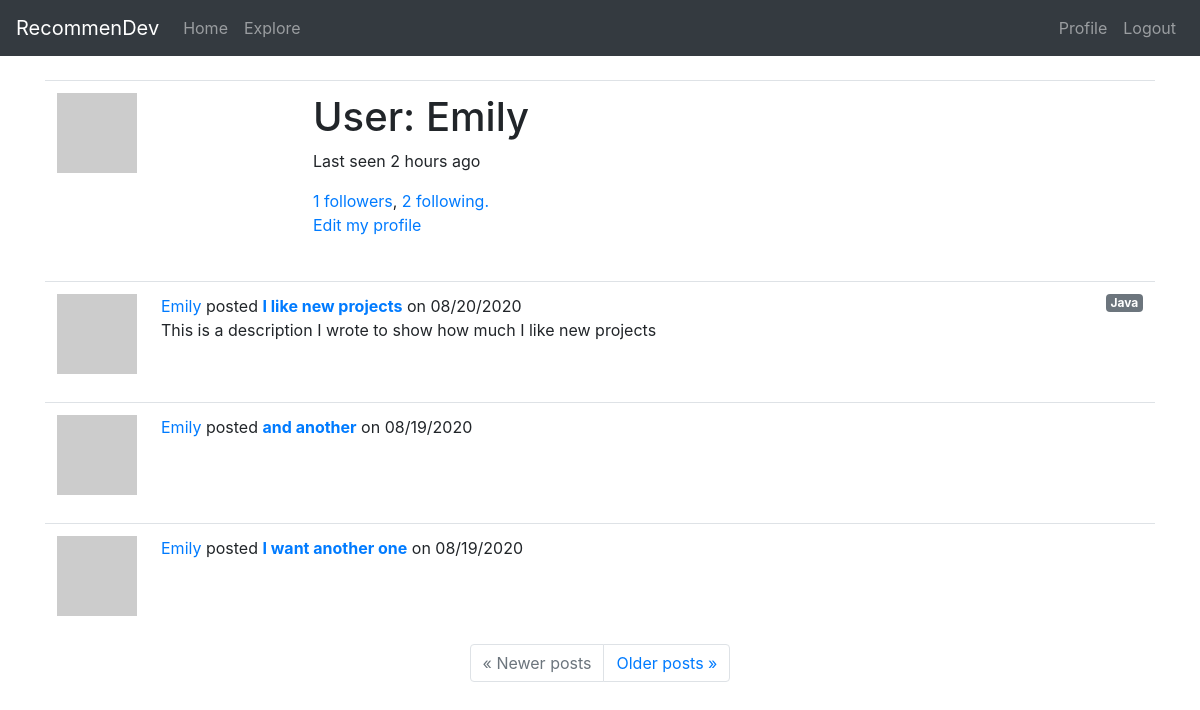
Page /user/Emily (signed in) on the earlier database version.
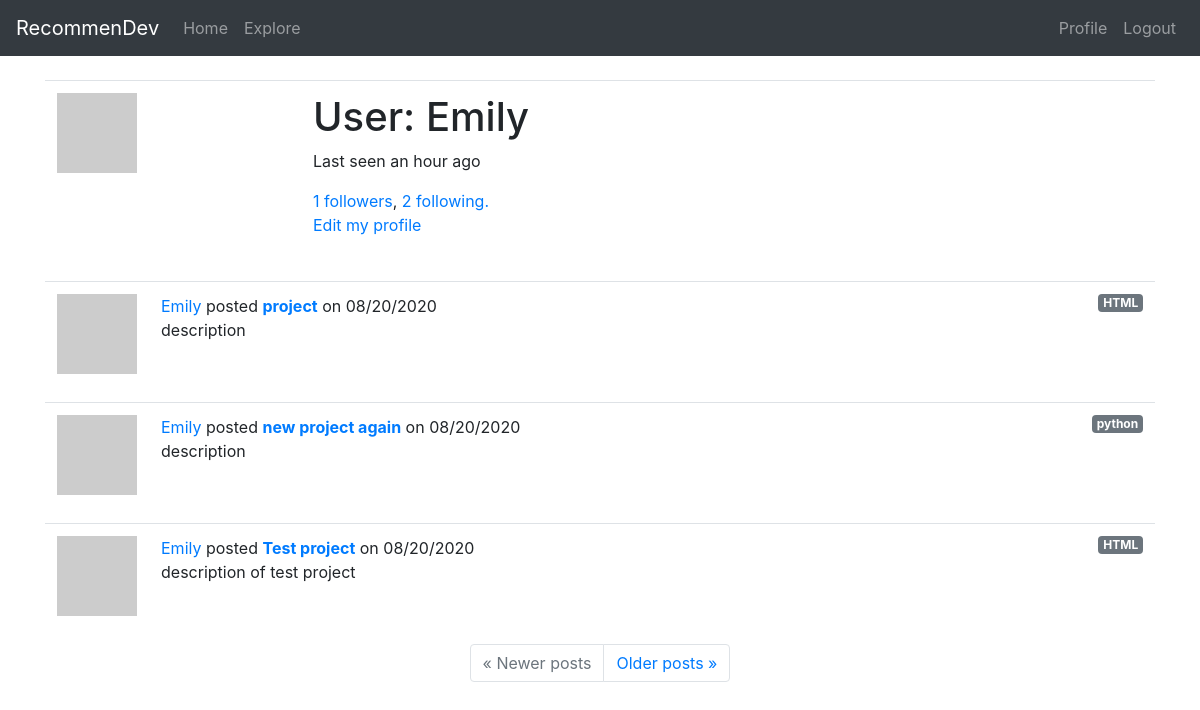
Same page on the later database version.
### app/models.py (models this page shows, shortened)
class User(UserMixin, db.Model):
    id = db.Column(db.Integer, primary_key=True)
    username = db.Column(db.String(30), index=True, unique=True)
    email = db.Column(db.String(50), index=True, unique=True)
    password_hash = db.Column(db.String(128))
    projects = db.relationship('Project', backref='owner', lazy='dynamic')
    about_me = db.Column(db.String(140))
    last_seen = db.Column(db.DateTime, default=datetime.utcnow)
    followed = db.relationship(
        'User', secondary=followers,
        primaryjoin=(followers.c.follower_id == id),
        secondaryjoin=(followers.c.followed_id == id),
        backref=db.backref('followers', lazy='dynamic'), lazy='dynamic')
    def avatar(self, size):
        digest = md5(self.email.lower().encode('utf-8')).hexdigest()
        return 'https://www.gravatar.com/avatar/{}?d=retro&s={}'.format(digest, size)

class Project(db.Model):
    id = db.Column(db.Integer, primary_key=True)
    user_id = db.Column(db.Integer, db.ForeignKey('user.id'))
    title = db.Column(db.String(60))
    description = db.Column(db.String(150))
    timestamp = db.Column(db.DateTime, index=True, default=datetime.utcnow)
    language = db.Column(db.String(15))
    git_url = db.Column(db.String(50))
    tags = db.Column(db.String(60))

### app/routes.py (the view)
@app.route('/user/<username>')
@login_required
def user(username):
    user = User.query.filter_by(username=username).first_or_404()
    following = user.followed.all()
    followers = user.followers.all()
    page = request.args.get('page', 1, type=int)
    projects = user.projects.order_by(Project.timestamp.desc()).paginate(page, app.config['POSTS_PER_PAGE'], False)
    next_url = url_for('user', username=user.username, page=projects.next_num) \
        if projects.has_next else None
    prev_url = url_for('user', username=user.username, page=projects.prev_num) \
        if projects.has_prev else None
    form = EmptyForm()
    return render_template('user.html', title=f'{user.username}\'s profile', user=user, following=following, followers=followers, projects=projects.items, next_url=next_url, prev_url=prev_url, form=form)

### app/models.py (called while the page is built)
@login.user_loader
def load_user(id):
    return User.query.get(int(id))

### app/routes.py (called while the page is built)
@app.before_request
def before_request():
    if current_user.is_authenticated:
        current_user.last_seen = datetime.utcnow()
        db.session.commit()

### app/templates/user.html (shortened to what this page needs)
{% extends "base.html" %}
{% block content %}
    <table class="table table-hover">
        <tr>
            <td width="256px"><img src="{{ user.avatar(256) }}"></td>
            <td>
                <h1>User: {{ user.username }}</h1>
                {% if user.last_seen %}
                <p>Last seen {{ moment(user.last_seen).fromNow() }}</p>
                {% endif %}
                <a href="#", id="followers_btn", data-toggle="modal", {% if followers %} data-target="#followers_modal" {% endif %}>{{ user.followers.count() }} followers</a>, <a href="#", id="following_btn", data-toggle="modal", {% if following %} data-target="#following_modal" {% endif %}>{{ user.followed.count() }} following.</a>
                {% if user == current_user %}
                <p><a href="{{ url_for('edit_profile') }}">Edit my profile</a></p>
                {% endif %}
            </td>
        </tr>
    </table>
    {% for project in projects %}
        {% include '_project.html' %}
    {% endfor %}
    <nav aria-label="...">
        <ul class="pagination justify-content-center">
            <li class="page-item{% if not prev_url %} disabled{% endif %}">
                <a class="page-link" href="{{ prev_url or '#' }}">
                    <span aria-hidden="true">&laquo;</span> Newer posts
                </a>
            </li>
            <li class="page-item{% if not next_url %} disabled{% endif %}">
                <a class="page-link" href="{{ next_url or '#' }}">
                    Older posts <span aria-hidden="true">&raquo;</span>
                </a>
            </li>
        </ul>
    </nav>
{% endblock %}

### app/templates/_project.html
<table class="table table-hover">
    <tr>
        <td width="70px">
            <a href="{{ url_for('user', username=project.owner.username) }}">
                <img src="{{ project.owner.avatar(70) }}" />
            </a>
        </td>
        <td>
            <span class="user_popup">
                <a href="{{ url_for('user', username=project.owner.username) }}">
                    {{ project.owner.username }}
                </a>
            </span>
            posted <a href="#"><b>{{ project.title }}</b></a> on {{ moment(project.timestamp).format('L') }}
            <a href="{{ url_for('language', language=project.language) }}" class="badge badge-secondary float-right">{% if project.language %} {{ project.language }} {% endif %}</a>
            <br> {% if project.description %} {{ project.description }} {% endif %}
        </td>
    </tr>
</table>

Differences in the rows shown:
no longer on this page (row unchanged): Project: owner.username "Emily", title "I like new projects", timestamp "08/20/2020", language "Java", description "This is a description I wrote to show how much I like new projects"
no longer on this page (row unchanged): Project: owner.username "Emily", title "and another", timestamp "08/19/2020"
no longer on this page (row unchanged): Project: owner.username "Emily", title "I want another one", timestamp "08/19/2020"
changed User "Emily": last_seen "2 hours ago" → "an hour ago"
added Project: owner.username "Emily", title "project", timestamp "08/20/2020", language "HTML", description "description"
added Project: owner.username "Emily", title "new project again", timestamp "08/20/2020", language "python", description "description"
added Project: owner.username "Emily", title "Test project", timestamp "08/20/2020", language "HTML", description "description of test project"
